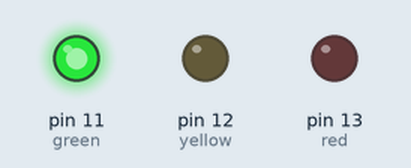
Simulated run of this sketch. Board: Arduino Uno, built with avr-gcc and run on an emulated ATmega328P. Parts: output pins drawn as LEDs (lit = HIGH).

Above: at 2.5 s.
At 5.5 s:
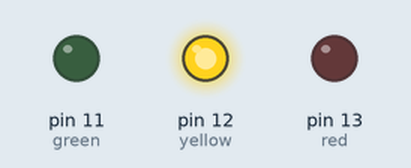
At 8.5 s:
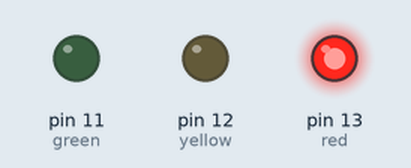
Timing chart, 0 to 14.3 s (numbered marks = the images above):
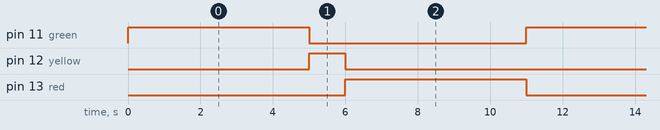

The sketch:

TrafficLights.ino
```cpp
int red = 13;
int yellow = 12;
int green = 11;

void setup() {
  pinMode(red, OUTPUT);
  pinMode(yellow, OUTPUT);
  pinMode(green, OUTPUT);
}

void loop() {
  //This loops the lights in the same way as a traffic light.
  digitalWrite(red, LOW);
  digitalWrite(green, HIGH);
  delay(5000);
  digitalWrite(green, LOW);
  digitalWrite(yellow, HIGH);
  delay(1000);
  digitalWrite(yellow, LOW);
  digitalWrite(red, HIGH);
  delay(5000);
}
```

Measured:
- by itself, pin 11 (green), pin 13 (red): alternates HIGH for 5.0 s and LOW for 6.0 s
- by itself, pin 12 (yellow): alternates HIGH for 1.0 s and LOW for 10.0 s
- by itself, everything shown: repeats every 11.0 s, in 3 steps
